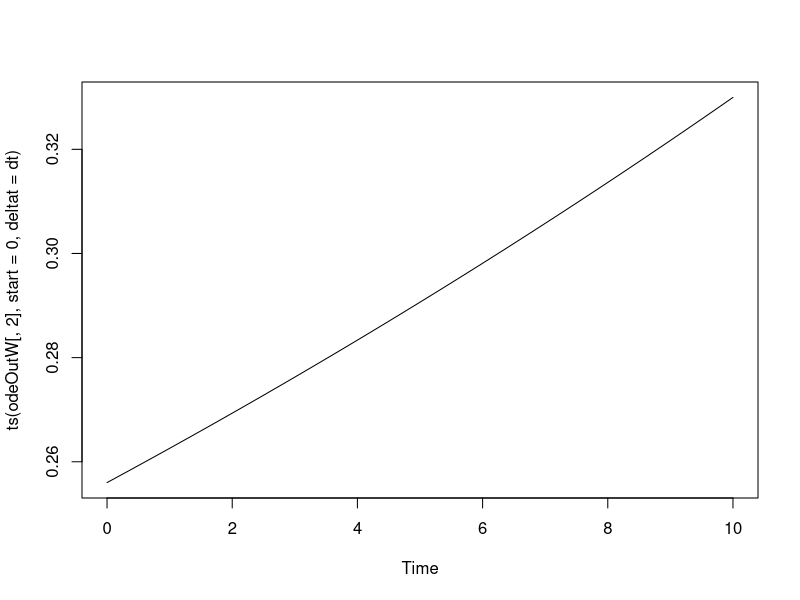
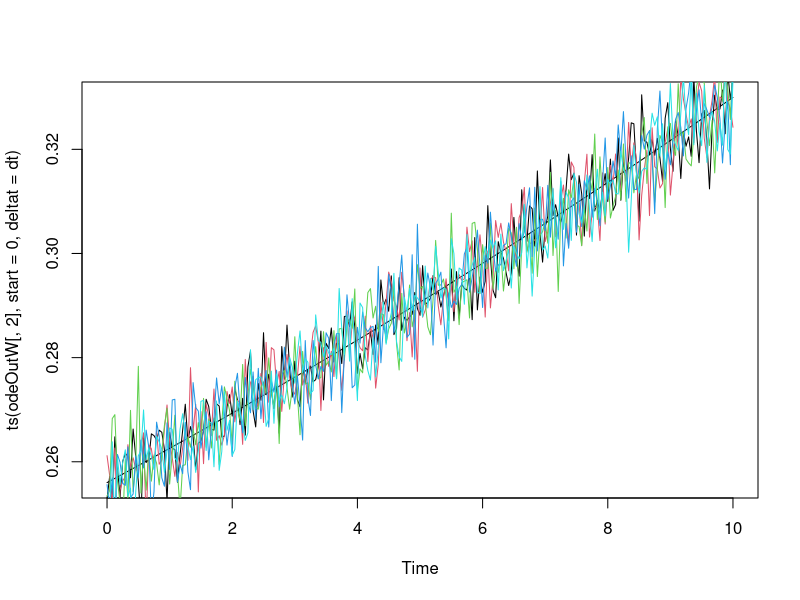

Here is the R script that generated these plots, in order: (Note: this script raises an error after producing the figures.)
library(deSolve)

odeFuncW <- function(Time, State, Pars){
  with(as.list(c(State, Pars)), {
    r <- ((3/(4*pi))*x)^(1/3)
    K <- alpha / rd
    if(r <= rd){
      dx <- K*x
    }
    else{
      dx <- K*x*(1-(1-rd/r)^3)
    }
    return(list(c(dx)))
  })
}

paramW=c(0.01, 0.256)
odeinitW <- c(x=paramW[2])
odeparsW = c(alpha = paramW[1], rd = ((3/(4*pi))*paramW[2])^(1/3))



dt=1/24 #hourly
T=10
odeOutW = ode(odeinitW, seq(0,T,length=(T/dt+1)), odeFuncW, odeparsW, rtol=1e-3, atol=1e-3)
plot(ts(odeOutW[,2],start=0,deltat=dt)) #10 days

#Initial test - simulated data with noise
data=matrix(nrow=T/dt+1, ncol=5)
set.seed(1)
for(i in 1:5){
data[,i] = odeOutW[,2]+rnorm(T/dt+1,0,0.005) #additive N(0,0.01^2) noise
}
plot(ts(odeOutW[,2],start=0,deltat=dt)) #10 days
for(i in 1:5){
lines(ts(data[,i],start=0,deltat=dt),col=i)
}
timestest = seq(0,T,length=(T/dt+1))


#Infer V0, alpha and noise Std Dev

logprior=function(param,a,b)
{
 sum(dnorm(log(param),a,b,log=TRUE)) #N(a,b^2) prior for log params
}

rmvn=function(m,V)
{
  p=length(m)
  z=rnorm(p)
  return(m+t(chol(V))%*%z)
}

loglikeW=function(param=c(0.01,0.256,0.01),y=mouse1,times=times1,rt=1e-3,at=1e-3)
{
 odepars = c(alpha = param[1], rd = ((3/(4*pi))*param[2])^(1/3))
 odeinit = c(x = param[2])
 out2 = ode(odeinit, times, odeFuncW, odepars , rtol=rt, atol=at) 
 x=out2[,2] #latent process 
 return(sum(dnorm(y,x,param[3],log=TRUE)))
}

loglikeW(param=c(0.01,0.256,0.01), y=data[,1], times=timestest)

##Initial algorithm: loop over all mice to perform inference for all

mhWre=function(iters=1000,tune=diag(c(0.01,0.01,0.01)),init=c(0.01,0.256,0.01),y=data,times=timestest,rt=1e-2,at=1e-3,a=0,b=10)
{
 ptm = proc.time()
 p=length(init)
 M = dim(y)[2]
 mat=array(0,dim=c(iters,p,M))
 mat[1,,]=log(init)
 curr=matrix(log(init),nrow=p,ncol=M)
 llikecurr=rep(-1e8, M) #accept first
 count=rep(1, M)
 for(i in 2:iters)
 {
 for(j in 1:M){
  can=rmvn(curr[,j],tune)
  llikecan=loglikeW(exp(can),y[,j],times,rt,at)
  laprob=llikecan-llikecurr[j]+logprior(exp(can),a,b)-logprior(exp(curr[,j]),a,b)
  if(log(runif(1))<laprob)
  {
   curr[,j]=can
   llikecurr[j]=llikecan
   count[j]=count[j]+1
  }
  mat[i,,j]=curr[,j]
 }
 }
 print(count/iters)
 print(proc.time()-ptm)
 return(mat)
}

#NB mousegroup1 defined later in code
matWre=mhWre(iters=10000, y=mousegroup1, times = times1, init=c(0.01,0.001,0.01))
plot(ts(exp(matWre[,,1])))

#plotting individual solution trajectories
plot(times1, mouse1, type = "p")
for(i in 1:1000){
odeparsW = c(alpha = exp(matWre[i*10,1,1]), rd = ((3/(4*pi))*exp(matWre[i*10,2,1]))^(1/3))
odeinitW <- c(x = exp(matWre)[i*10,2,1])
odeOutW = ode(odeinitW, times1, odeFuncW, odeparsW, rtol=1e-3, atol=1e-3)
lines(times1, odeOutW[,2], col = gray(0.8, alpha = 0.25))
}

round((1/3)*(2.38^2)*var(matWre[2001:10000,,5]),7)
#           [,1]       [,2]       [,3]
#[1,]  0.0039813 -0.0026377 -0.0038540
#[2,] -0.0026377  2.2799877  0.1890040
#[3,] -0.0038540  0.1890040  0.1382287

sigtuneWre=round((1/3)*(2.38^2)*var(matWre[2001:10000,,5]),7)

exp(mean(matWre[2001:10000,1,5])) #0.02740125
exp(mean(matWre[2001:10000,2,5])) #0.003462436
exp(mean(matWre[2001:10000,3,5])) #0.1364861

matWre=mhWre(iters=10000, y=mousegroup1, times = times1, init=c(0.0274,0.0035,0.0136), tune = sigtuneWre)
plot(ts(exp(matWre[,,1])))
par(mfrow=c(1,3))
plot(density(exp(matWre[,1,1])))
plot(density(exp(matWre[,2,1])))
plot(density(exp(matWre[,3,1])))

#plotting individual solution trajectories
plot(times5, mouse5, type = "p")
for(i in 1:1000){
odeparsW = c(alpha = exp(matWre[i*10,1,5]), rd = ((3/(4*pi))*exp(matWre[i*10,2,5]))^(1/3))
odeinitW <- c(x = exp(matWre)[i*10,2,5])
odeOutW = ode(odeinitW, times1, odeFuncW, odeparsW, rtol=1e-3, atol=1e-3)
lines(times1, odeOutW[,2], col = gray(0.8, alpha = 0.25))
}

### Gibbs sampling step for FCDs

gibbsWre = function(iters = 1000, alpha = c(0.01,0.015,0.02,0.025,0.03), init = c(0.02,0.01), b = 0.02,d = 0.1,g = 0.01,h = 1){
  p = length(init)
  M = length(alpha)
  mat = matrix(0, nrow=iters, ncol = p)
  thetabar=log(init[1])
  tau=init[2]
  mat[1,] = c(thetabar, tau)
  for(i in 2:iters){
    thetabar = rnorm(1, (b*d + M*tau*mean(log(alpha)))/(d + M*tau), sqrt(1/(d + M*tau)))
    s2 = 1/M*sum((log(alpha)-mean(log(alpha)))^2)
    tau = rgamma(1, g+M/2, h+M/2*(s2+(mean(log(alpha))-thetabar)^2))
    mat[i,] = c(thetabar, tau)
  }
  return(mat)
}

gibbsmat = gibbsWre()
plot(ts(gibbsmat))
plot(density(gibbsmat[,1]))
plot(density(gibbsmat[,2]))

###NEXT STEP: put gibbs sampling and mh algorithm together to hopefully create the full random effects algorithm, test on simulated data

mhWre2=function(iters=1000,tune=diag(c(0.01,0.01,0.01)),init=c(0.01,0.256,0.01), hypinit=c(0.02, 0.01),y=data,times=timestest,rt=1e-2,at=1e-3,a=0,b=10, me = 0, d = 0.1, g = 100, h = 1)
{
 ptm = proc.time()
 p=length(init)
 M = dim(y)[2]
 mat=array(0,dim=c(iters,p,M))
 mat[1,,]=log(init)
 alphabar=vector('numeric', length = iters)
 tau=vector('numeric', length = iters)
 alphabar[1] = log(hypinit[1])
 tau[1] = hypinit[2]
 curr=matrix(log(init),nrow=p,ncol=M)
 llikecurr=rep(-1e8, M) #accept first
 count=rep(1, M)
 for(i in 2:iters)
 {
   alpha = mat[(i-1),1,]
   alphabar[i] = rnorm(1, (me*d + M*tau[i-1]*mean(alpha))/(d + M*tau[i-1]), sqrt(1/(d + M*tau[i-1])))
   s2 = 1/M*sum((alpha-mean(alpha))^2)
   tau[i] = rgamma(1, g+M/2, h+M/2*(s2+(mean(alpha)-alphabar[i])^2))
   for(j in 1:M){
    can=rmvn(curr[,j],tune)
    llikecan=loglikeW(exp(can),y[,j],times,rt,at)
    laprob=llikecan-llikecurr[j]+logprior(exp(can[1]),alphabar[i],1/sqrt(tau[i]))+logprior(exp(can[2:3]),a,b)-logprior(exp(curr[2:3,j]),a,b)-logprior(exp(curr[1,j]),alphabar[i],1/sqrt(tau[i]))
    if(log(runif(1))<laprob)
    {
     curr[,j]=can
     llikecurr[j]=llikecan
     count[j]=count[j]+1
    }
    mat[i,,j]=curr[,j]
   }
 }
 print(count/iters)
 print(proc.time()-ptm)
 return(list(alphabar = alphabar, tau = tau, mat = mat))
}

matWreTest=mhWre2()
plot(ts(matWreTest$alphabar))
plot(ts(matWreTest$tau))
plot(ts(matWreTest$mat[,,1]))
plot(ts(matWreTest$mat[,,2]))
plot(ts(matWreTest$mat[,,3]))
plot(ts(matWreTest$mat[,,4]))
plot(ts(matWreTest$mat[,,5]))

#Real data
mousegroup1=cbind(mouse1,mouse2,mouse3,mouse4,mouse5)

matWreGroup1=mhWre2(iters = 10000,tune=diag(c(0.01,0.01,0.01)),init=c(0.025,0.001,0.04), hypinit=c(0.025, 0.025),y=mousegroup1,times=times1,rt=1e-2,at=1e-3,a=0,b=10, me = -3.48, d = 400, g = 95, h = 1)

plot(ts(matWreGroup1$alphabar))
plot(density(matWreGroup1$alphabar))
plot(density(exp(matWreGroup1$alphabar)), main = "Additive", xlab=expression(exp(bar(alpha))), ylab="Density")
plot(ts(matWreGroup1$tau))
plot(density(matWreGroup1$tau))
plot(ts(exp(matWreGroup1$mat[,,1])))
plot(ts(exp(matWreGroup1$mat[,,2])))
plot(ts(exp(matWreGroup1$mat[,,3])))
plot(ts(exp(matWreGroup1$mat[,,4])))
plot(ts(exp(matWreGroup1$mat[,,5])))

par(mfrow=c(1,3))
plot(density(exp(matWreGroup1$mat[,1,5])))
plot(density(exp(matWreGroup1$mat[,2,5])))
plot(density(exp(matWreGroup1$mat[,3,5])))
par(mfrow=c(1,1))

round((1/3)*(2.38^2)*var(matWreGroup1$mat[6000:10000,,1]),7)
round((1/3)*(2.38^2)*var(matWreGroup1$mat[6000:10000,,2]),7) #very different tuning matrices, based on two different individuals, could present a problem

sigtuneWre1=round((1/3)*(2.38^2)*var(matWreGroup1$mat[6000:10000,,4]),7)

mean(matWreGroup1$alphabar[6000:10000]) #-3.480828
exp(mean(matWreGroup1$alphabar[6000:10000])) #0.03078192
1/var(matWreGroup1$alphabar[6000:10000])  #409.224
mean(matWreGroup1$tau[6000:10000]) #95.34823
var(matWreGroup1$tau[6000:10000]) #90.24714
exp(mean(matWreGroup1$mat[6000:10000,2,4])) #0.001457407
exp(mean(matWreGroup1$mat[6000:10000,3,4])) #0.1249147



matWreGroup1=mhWre2(iters = 100000, tune=sigtuneWre1, init=c(0.0298, 0.00005, 0.1562), hypinit=c(0.031, 95),y=mousegroup1,times=times1,rt=1e-2,at=1e-3,a=0,b=10, me=-3.48, d=400, g=95, h = 1)

mean(exp(matWreGroup1$mat[6000:100000,1,1]))
mean(exp(matWreGroup1$mat[6000:100000,2,1]))
mean(exp(matWreGroup1$mat[6000:100000,3,1]))

sd(exp(matWreGroup1$mat[6000:100000,1,1]))
sd(exp(matWreGroup1$mat[6000:100000,2,1]))
sd(exp(matWreGroup1$mat[6000:100000,3,1]))

mean(exp(matWreGroup1$mat[6000:100000,1,2]))
mean(exp(matWreGroup1$mat[6000:100000,2,2]))
mean(exp(matWreGroup1$mat[6000:100000,3,2]))

sd(exp(matWreGroup1$mat[6000:100000,1,2]))
sd(exp(matWreGroup1$mat[6000:100000,2,2]))
sd(exp(matWreGroup1$mat[6000:100000,3,2]))

mean(exp(matWreGroup1$mat[6000:100000,1,3]))
mean(exp(matWreGroup1$mat[6000:100000,2,3]))
mean(exp(matWreGroup1$mat[6000:100000,3,3]))

sd(exp(matWreGroup1$mat[6000:100000,1,3]))
sd(exp(matWreGroup1$mat[6000:100000,2,3]))
sd(exp(matWreGroup1$mat[6000:100000,3,3]))

mean(exp(matWreGroup1$mat[6000:100000,1,4]))
mean(exp(matWreGroup1$mat[6000:100000,2,4]))
mean(exp(matWreGroup1$mat[6000:100000,3,4]))

sd(exp(matWreGroup1$mat[6000:100000,1,4]))
sd(exp(matWreGroup1$mat[6000:100000,2,4]))
sd(exp(matWreGroup1$mat[6000:100000,3,4]))

mean(exp(matWreGroup1$mat[6000:100000,1,5]))
mean(exp(matWreGroup1$mat[6000:100000,2,5]))
mean(exp(matWreGroup1$mat[6000:100000,3,5]))

sd(exp(matWreGroup1$mat[6000:100000,1,5]))
sd(exp(matWreGroup1$mat[6000:100000,2,5]))
sd(exp(matWreGroup1$mat[6000:100000,3,5]))

#plotting individual solution trajectories
plot(times1, mouse1, type = "n", main = "Additive", xlab = "Time", ylab = "Volume")
for(i in 1:1000){
odeparsW = c(alpha = exp(matWreGroup1$mat[i*100,1,1]), rd = ((3/(4*pi))*exp(matWreGroup1$mat[i*100,2,1]))^(1/3))
odeinitW <- c(x = exp(matWreGroup1$mat)[i*100,2,1])
odeOutW = ode(odeinitW, times1, odeFuncW, odeparsW, rtol=1e-3, atol=1e-3)
lines(times1, odeOutW[,2], col = gray(0.8, alpha = 0.2))
}
points(times1, mouse1)

#add mean line
meanodepars1=c(alpha = 0.0257, rd = ((3/(4*pi))*0.001815)^(1/3))
meanodeinit1 <- c(x = 0.001815)
meanodeout1=ode(meanodeinit1,times1,odeFuncW,meanodepars1, rtol=1e-3, atol=1e-3)
lines(times1, meanodeout1[,2], col=2, lty=2)

#Writing data to file for presentation
#write.table(matWreGroup1$alphabar,file="../data/additiveAlphaBar.txt")
#advise against using above, below seems better

write.csv(matWreGroup1$alphabar,file="../data/additiveAlphaBar.csv")

write.csv(matWreGroup1$mat[,,1],file="../data/mouse1out.csv")
